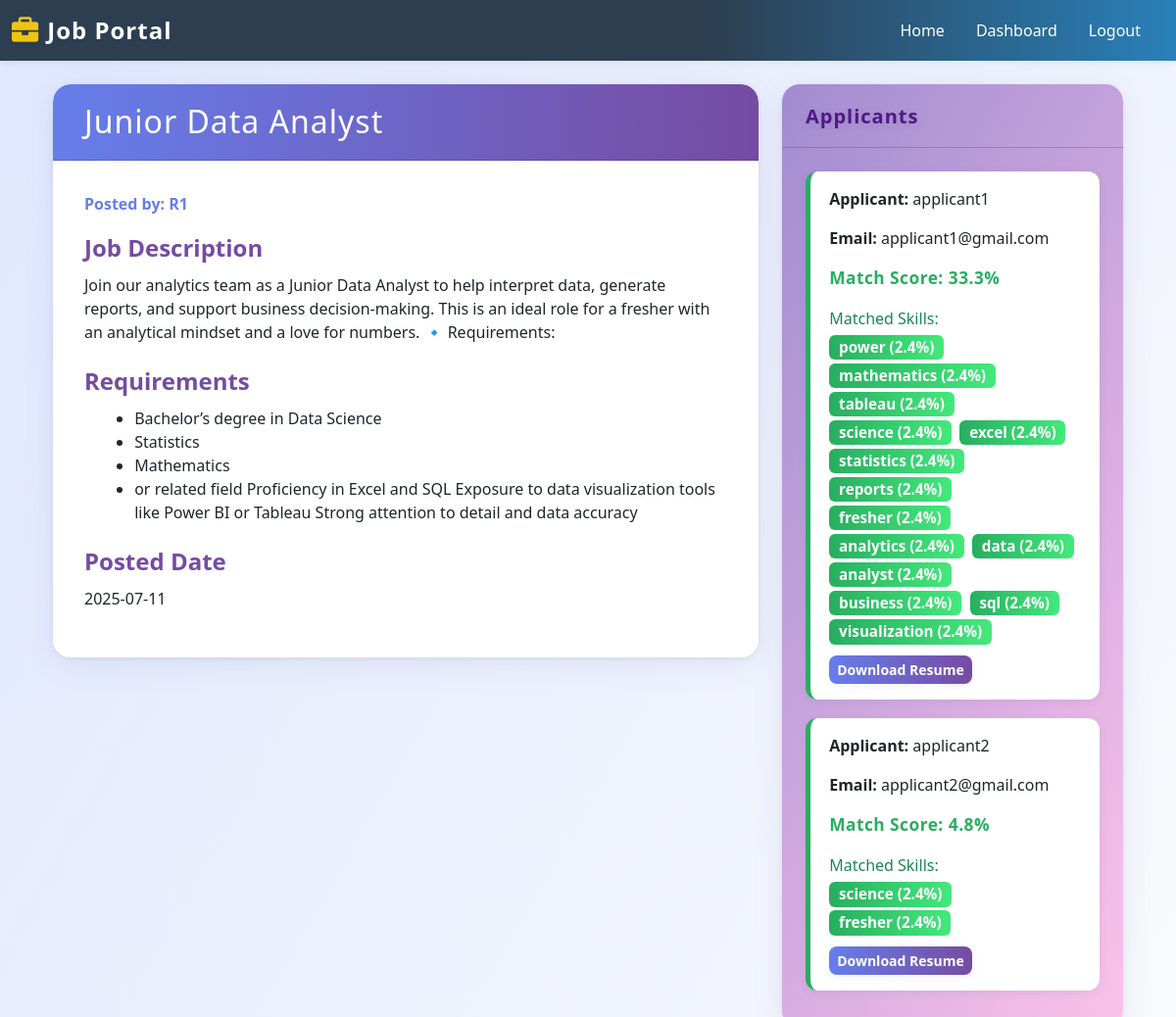
Page /job/2 (signed in) on the committed database.
### app.py (models this page shows)
class Job(db.Model):
    id = db.Column(db.Integer, primary_key=True)
    title = db.Column(db.String(100), nullable=False)
    description = db.Column(db.Text, nullable=False)
    requirements = db.Column(db.Text, nullable=False)
    skills = db.Column(db.String(500))
    posted_by = db.Column(db.Integer, db.ForeignKey('user.id'))
    posted_by_user = db.relationship('User', backref='jobs_posted', foreign_keys=[posted_by])
    posted_date = db.Column(db.DateTime, default=datetime.utcnow)
    is_active = db.Column(db.Boolean, default=True)
    applications = db.relationship('JobApplication', backref='job', lazy=True)

class User(UserMixin, db.Model):
    id = db.Column(db.Integer, primary_key=True)
    username = db.Column(db.String(80), unique=True, nullable=False)
    email = db.Column(db.String(120), unique=True, nullable=False)
    password_hash = db.Column(db.String(128))
    is_recruiter = db.Column(db.Boolean, default=False)
    is_admin = db.Column(db.Boolean, default=False)  # NEW FIELD
    resume_path = db.Column(db.String(200))
    skills = db.Column(db.String(500))
    experience = db.Column(db.String(500))

class JobApplication(db.Model):
    id = db.Column(db.Integer, primary_key=True)
    job_id = db.Column(db.Integer, db.ForeignKey('job.id'))
    user_id = db.Column(db.Integer, db.ForeignKey('user.id'))
    match_score = db.Column(db.Float)
    applied_date = db.Column(db.DateTime, default=datetime.utcnow)
    resume_parse_time = db.Column(db.Float)  # Time taken to parse resume
    match_calc_time = db.Column(db.Float)    # Time taken to calculate match score
    user = db.relationship('User', backref='applications', lazy=True)

### app.py (the view, shortened to what this page needs)
@app.route('/job/<int:job_id>')
@login_required
def job_detail(job_id):
    job = Job.query.get_or_404(job_id)
    application = JobApplication.query.filter_by(
        user_id=current_user.id,
        job_id=job_id
    ).first()
    applied = application is not None
    match_score = 0
    skills_matched = []
    applicant_match_info = {}
    if current_user.is_recruiter:
        for app in job.applications:
            user = app.user
            if user and user.skills:
                resume_text = (user.skills or '') + ' ' + (user.experience or '')
                job_text = (job.description or '') + ' ' + (job.requirements or '')
                job_words = set([w.lower() for w in re.findall(r'\b\w{3,}\b', job_text) if w.lower() not in STOPWORDS])
                resume_words = set([w.lower() for w in re.findall(r'\b\w{3,}\b', resume_text) if w.lower() not in STOPWORDS])
                matching_nouns = job_words.intersection(resume_words)
                score = (len(matching_nouns) / len(job_words)) * 100 if job_words else 0
                skills = [f'{noun} ({100/len(job_words):.1f}%)' for noun in matching_nouns] if job_words else []
                applicant_match_info[app.id] = {'score': score, 'skills': skills}
            else:
                applicant_match_info[app.id] = {'score': 0, 'skills': []}
    return render_template(
        'job_detail.html',
        job=job,
        match_score=match_score,
        applied=applied,
        skills_matched=skills_matched,
        job_requirements=job.requirements,
        applicant_match_info=applicant_match_info
    )

### app.py (called while the page is built)
@login_manager.user_loader
def load_user(id):
    return User.query.get(int(id))

### templates/job_detail.html (shortened to what this page needs)
{% extends "base.html" %}
{% block content %}
<div class="container mt-4">
    <div class="row">
        <div class="col-md-8">
            <div class="card job-detail-card">
                <div class="card-header">
                    <h2 class="mb-0">{{ job.title }}</h2>
                </div>
                <div class="card-body">
                    <p class="card-text" style="color:#667eea; font-weight:600; margin-bottom:1.2rem;">Posted by: {{ job.posted_by_user.username }}</p>
                    <div class="mb-4">
                        <h4>Job Description</h4>
                        <p>{{ job.description }}</p>
                    </div>
                    <div class="mb-4">
                        <h4>Requirements</h4>
                        <ul>
                            {% for req in job.requirements.split(',') if job.requirements %}
                            <li>{{ req.strip() }}</li>
                            {% endfor %}
                        </ul>
                    </div>
                    <div class="mb-4">
                        <h4>Posted Date</h4>
                        <p>{{ job.posted_date.strftime('%Y-%m-%d') }}</p>
                    </div>
                </div>
            </div>
        </div>
        <div class="col-md-4">
            <div class="card side-card">
                <div class="card-header">
                    {% if current_user.is_recruiter %}
                        Applicants
                    {% else %}
                        Match Information
                    {% endif %}
                </div>
                <div class="card-body">
                    {% if current_user.is_recruiter %}
                        {% set unique_applicants = [] %}
                        {% for application in job.applications|sort(attribute='applied_date', reverse=True) %}
                            {% if application.user.id not in unique_applicants %}
                                {% set _ = unique_applicants.append(application.user.id) %}
                            {% endif %}
                        {% endfor %}
                        {% if unique_applicants|length > 0 %}
                            {% for application in job.applications|sort(attribute='applied_date', reverse=True) %}
                                {% if application.user.id in unique_applicants %}
                                    {% set _ = unique_applicants.remove(application.user.id) %}
                                    <div class="applicant-card">
                                        <p><strong>Applicant:</strong> {{ application.user.username }}</p>
                                        <p><strong>Email:</strong> {{ application.user.email }}</p>
                                        <p class="match-score">Match Score: {{ applicant_match_info[application.id].score|round(1) }}%</p>
                                        {% if applicant_match_info[application.id].skills %}
                                            <div class="mb-2">
                                                <span class="text-success">Matched Skills:</span>
                                                <div style="margin-top: 5px;">
                                                    {% for skill in applicant_match_info[application.id].skills %}
                                                        <span class="badge bg-success me-1">{{ skill }}</span>
                                                    {% endfor %}
                                                </div>
                                            </div>
                                        {% endif %}
                                        {% if application.user.resume_path %}
                                            <a href="{{ url_for('download_applicant_resume', user_id=application.user.id) }}" class="btn btn-sm btn-primary" download>Download Resume</a>
                                        {% endif %}
                                    </div>
                                {% endif %}
                            {% endfor %}
                        {% else %}
                            <div class="alert alert-info">No applicants yet for this job.</div>
                        {% endif %}
                    {% endif %}
                </div>
            </div>
        </div>
    </div>
</div>
{% endblock %}

### templates/base.html (style rules this page uses)
body { background-color: #f8f9fa; }

### templates/job_detail.html (style rules this page uses)
body { background: linear-gradient(120deg, #e0e7ff 0%, #f8fafc 100%); }
.job-detail-card { background: #fff; border-radius: 18px; box-shadow: 0 6px 32px 0 rgba(80, 80, 160, 0.10), 0 1.5px 4px 0 rgba(44,62,80,0.08); animation: fadeInDown 0.8s cubic-bezier(.39,.575,.56,1.000); border: none; margin-bottom: 2.5rem; overflow: hidden; }
.job-detail-card .card-header { background: linear-gradient(90deg, #667eea 0%, #764ba2 100%); color: #fff; border-top-left-radius: 18px; border-top-right-radius: 18px; font-weight: 800; font-size: 1.6rem; letter-spacing: 1px; box-shadow: 0 2px 8px rgba(102,126,234,0.10); padding: 1.2rem 2rem; }
.job-detail-card .card-body { background: #fff; border-bottom-left-radius: 18px; border-bottom-right-radius: 18px; padding: 2rem 2rem 1.5rem 2rem; }
.job-detail-card h4 { color: #764ba2; font-weight: 700; margin-bottom: 0.7rem; }
.job-detail-card ul { margin-left: 1.2rem; }
.side-card { background: linear-gradient(120deg, #a18cd1 0%, #fbc2eb 100%); border-radius: 18px; box-shadow: 0 6px 32px 0 rgba(80, 80, 160, 0.10), 0 1.5px 4px 0 rgba(44,62,80,0.08); animation: fadeInUp 0.9s cubic-bezier(.39,.575,.56,1.000); border: none; overflow: hidden; }
.side-card .card-header { background: transparent; color: #4f1886; font-size: 1.25rem; font-weight: 800; letter-spacing: 1px; text-shadow: 0 2px 8px rgba(44,62,80,0.10); border-top-left-radius: 18px; border-top-right-radius: 18px; padding: 1.1rem 1.5rem 1rem 1.5rem; }
.side-card .card-body { background: transparent; border-bottom-left-radius: 18px; border-bottom-right-radius: 18px; padding: 1.5rem 1.5rem 1.2rem 1.5rem; }
.applicant-card, .match-info-card { background: #fff; border-radius: 12px; box-shadow: 0 2px 8px rgba(44,62,80,0.08); margin-bottom: 1.2rem; border-left: 5px solid #27ae60; padding: 1rem 1.2rem; animation: fadeIn 1s cubic-bezier(.39,.575,.56,1.000); }
.match-score { color: #27ae60; font-weight: bold; font-size: 1.08rem; letter-spacing: 0.5px; }
.badge.bg-success { background: linear-gradient(90deg, #27ae60 0%, #43e97b 100%); color: #fff; font-weight: 600; border-radius: 6px; font-size: 0.95rem; margin-bottom: 0.2rem; }
.btn-primary, .btn-success, .btn-sm { border-radius: 8px; font-weight: 600; transition: background 0.18s, color 0.18s, box-shadow 0.18s; box-shadow: 0 2px 8px rgba(102,126,234,0.10); }
.btn-primary { background: linear-gradient(90deg, #667eea 0%, #764ba2 100%); border: none; }

### rows in the picture
Job: title "Junior Data Analyst", description "Join our analytics team as a Junior Data Analyst to help interpret data, generate reports, and support business decision-making. This is an ideal role for a fresher with an analytical mindset and a love for numbers. 🔹 Requirements:", posted_date "2025-07-11"
User: posted_by_user.username "R1"
JobApplication: user.username "applicant1", user.email "applicant1@gmail.com", applicant_match_info "33.3", skills "power (2.4%)" "mathematics (2.4%)" "tableau (2.4%)" "science (2.4%)" "excel (2.4%)" "statistics (2.4%)" "reports (2.4%)" "fresher (2.4%)" "analytics (2.4%)" "data (2.4%)" "analyst (2.4%)" "business (2.4%)" "sql (2.4%)" "visualization (2.4%)"
JobApplication: user.username "applicant2", user.email "applicant2@gmail.com", applicant_match_info "4.8", skills "science (2.4%)" "fresher (2.4%)"

### other values in the picture
{{ req.strip() }} "Bachelor’s degree in Data Science" "Statistics" "Mathematics" "or related field Proficiency in Excel and SQL Exposure to data visualization tools like Power BI or Tableau Strong attention to detail and data accuracy"
